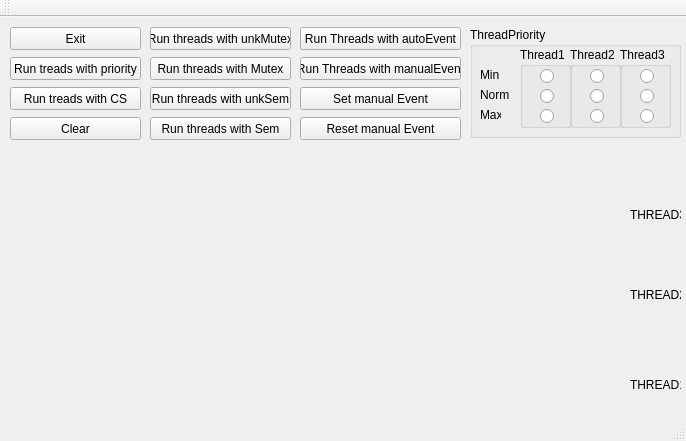
<?xml version="1.0" encoding="UTF-8"?>
<ui version="4.0">
 <class>MainWindow</class>
 <widget class="QMainWindow" name="MainWindow">
  <property name="geometry">
   <rect>
    <x>0</x>
    <y>0</y>
    <width>686</width>
    <height>441</height>
   </rect>
  </property>
  <property name="sizePolicy">
   <sizepolicy hsizetype="Fixed" vsizetype="Fixed">
    <horstretch>0</horstretch>
    <verstretch>0</verstretch>
   </sizepolicy>
  </property>
  <property name="windowTitle">
   <string>MainWindow</string>
  </property>
  <widget class="QWidget" name="centralWidget">
   <widget class="QPushButton" name="pushButtonWithOutBlocks">
    <property name="geometry">
     <rect>
      <x>10</x>
      <y>40</y>
      <width>131</width>
      <height>23</height>
     </rect>
    </property>
    <property name="text">
     <string>Run treads with priority</string>
    </property>
   </widget>
   <widget class="QGroupBox" name="groupBoxPriority">
    <property name="geometry">
     <rect>
      <x>470</x>
      <y>10</y>
      <width>211</width>
      <height>111</height>
     </rect>
    </property>
    <property name="title">
     <string>ThreadPriority</string>
    </property>
    <widget class="QGroupBox" name="groupBox">
     <property name="geometry">
      <rect>
       <x>50</x>
       <y>20</y>
       <width>51</width>
       <height>81</height>
      </rect>
     </property>
     <property name="title">
      <string>Thread1</string>
     </property>
     <widget class="QRadioButton" name="radioButton">
      <property name="geometry">
       <rect>
        <x>20</x>
        <y>20</y>
        <width>16</width>
        <height>18</height>
       </rect>
      </property>
      <property name="text">
       <string/>
      </property>
     </widget>
     <widget class="QRadioButton" name="radioButton_2">
      <property name="geometry">
       <rect>
        <x>20</x>
        <y>40</y>
        <width>16</width>
        <height>18</height>
       </rect>
      </property>
      <property name="text">
       <string/>
      </property>
     </widget>
     <widget class="QRadioButton" name="radioButton_3">
      <property name="geometry">
       <rect>
        <x>20</x>
        <y>60</y>
        <width>16</width>
        <height>18</height>
       </rect>
      </property>
      <property name="text">
       <string/>
      </property>
     </widget>
    </widget>
    <widget class="QGroupBox" name="groupBox_2">
     <property name="geometry">
      <rect>
       <x>100</x>
       <y>20</y>
       <width>51</width>
       <height>81</height>
      </rect>
     </property>
     <property name="title">
      <string>Thread2</string>
     </property>
     <widget class="QRadioButton" name="radioButton_4">
      <property name="geometry">
       <rect>
        <x>20</x>
        <y>40</y>
        <width>16</width>
        <height>18</height>
       </rect>
      </property>
      <property name="text">
       <string/>
      </property>
     </widget>
     <widget class="QRadioButton" name="radioButton_5">
      <property name="geometry">
       <rect>
        <x>20</x>
        <y>60</y>
        <width>16</width>
        <height>18</height>
       </rect>
      </property>
      <property name="text">
       <string/>
      </property>
     </widget>
     <widget class="QRadioButton" name="radioButton_6">
      <property name="geometry">
       <rect>
        <x>20</x>
        <y>20</y>
        <width>16</width>
        <height>18</height>
       </rect>
      </property>
      <property name="text">
       <string/>
      </property>
     </widget>
    </widget>
    <widget class="QGroupBox" name="groupBox_3">
     <property name="geometry">
      <rect>
       <x>150</x>
       <y>20</y>
       <width>51</width>
       <height>81</height>
      </rect>
     </property>
     <property name="title">
      <string>Thread3</string>
     </property>
     <widget class="QRadioButton" name="radioButton_7">
      <property name="geometry">
       <rect>
        <x>20</x>
        <y>40</y>
        <width>16</width>
        <height>18</height>
       </rect>
      </property>
      <property name="text">
       <string/>
      </property>
     </widget>
     <widget class="QRadioButton" name="radioButton_8">
      <property name="geometry">
       <rect>
        <x>20</x>
        <y>60</y>
        <width>16</width>
        <height>18</height>
       </rect>
      </property>
      <property name="text">
       <string/>
      </property>
     </widget>
     <widget class="QRadioButton" name="radioButton_9">
      <property name="geometry">
       <rect>
        <x>20</x>
        <y>20</y>
        <width>16</width>
        <height>18</height>
       </rect>
      </property>
      <property name="text">
       <string/>
      </property>
     </widget>
    </widget>
    <widget class="QLabel" name="label">
     <property name="geometry">
      <rect>
       <x>10</x>
       <y>40</y>
       <width>21</width>
       <height>16</height>
      </rect>
     </property>
     <property name="text">
      <string>Min</string>
     </property>
    </widget>
    <widget class="QLabel" name="label_2">
     <property name="geometry">
      <rect>
       <x>10</x>
       <y>60</y>
       <width>31</width>
       <height>16</height>
      </rect>
     </property>
     <property name="text">
      <string>Norm</string>
     </property>
    </widget>
    <widget class="QLabel" name="label_3">
     <property name="geometry">
      <rect>
       <x>10</x>
       <y>80</y>
       <width>21</width>
       <height>16</height>
      </rect>
     </property>
     <property name="text">
      <string>Max</string>
     </property>
    </widget>
   </widget>
   <widget class="QPushButton" name="pushButton">
    <property name="geometry">
     <rect>
      <x>10</x>
      <y>70</y>
      <width>131</width>
      <height>23</height>
     </rect>
    </property>
    <property name="text">
     <string>Run treads with CS</string>
    </property>
   </widget>
   <widget class="QPushButton" name="pushButton_2">
    <property name="geometry">
     <rect>
      <x>10</x>
      <y>10</y>
      <width>131</width>
      <height>23</height>
     </rect>
    </property>
    <property name="text">
     <string>Exit</string>
    </property>
   </widget>
   <widget class="QPushButton" name="pushButton_3">
    <property name="geometry">
     <rect>
      <x>10</x>
      <y>100</y>
      <width>131</width>
      <height>23</height>
     </rect>
    </property>
    <property name="text">
     <string>Clear</string>
    </property>
   </widget>
   <widget class="QPushButton" name="pushButton_4">
    <property name="geometry">
     <rect>
      <x>150</x>
      <y>10</y>
      <width>141</width>
      <height>23</height>
     </rect>
    </property>
    <property name="text">
     <string>Run threads with unkMutex</string>
    </property>
   </widget>
   <widget class="QLabel" name="label_4">
    <property name="geometry">
     <rect>
      <x>630</x>
      <y>360</y>
      <width>51</width>
      <height>16</height>
     </rect>
    </property>
    <property name="text">
     <string>THREAD1</string>
    </property>
   </widget>
   <widget class="QLabel" name="label_5">
    <property name="geometry">
     <rect>
      <x>630</x>
      <y>270</y>
      <width>51</width>
      <height>16</height>
     </rect>
    </property>
    <property name="text">
     <string>THREAD2</string>
    </property>
   </widget>
   <widget class="QLabel" name="label_6">
    <property name="geometry">
     <rect>
      <x>630</x>
      <y>190</y>
      <width>51</width>
      <height>16</height>
     </rect>
    </property>
    <property name="text">
     <string>THREAD3</string>
    </property>
   </widget>
   <widget class="QPushButton" name="pushButton_5">
    <property name="geometry">
     <rect>
      <x>150</x>
      <y>40</y>
      <width>141</width>
      <height>23</height>
     </rect>
    </property>
    <property name="text">
     <string>Run threads with Mutex</string>
    </property>
   </widget>
   <widget class="QPushButton" name="pushButton_6">
    <property name="geometry">
     <rect>
      <x>150</x>
      <y>70</y>
      <width>141</width>
      <height>23</height>
     </rect>
    </property>
    <property name="text">
     <string>Run threads with unkSem</string>
    </property>
   </widget>
   <widget class="QPushButton" name="pushButton_7">
    <property name="geometry">
     <rect>
      <x>150</x>
      <y>100</y>
      <width>141</width>
      <height>23</height>
     </rect>
    </property>
    <property name="text">
     <string>Run threads with Sem</string>
    </property>
   </widget>
   <widget class="QPushButton" name="pushButton_8">
    <property name="geometry">
     <rect>
      <x>300</x>
      <y>10</y>
      <width>161</width>
      <height>23</height>
     </rect>
    </property>
    <property name="text">
     <string>Run Threads with autoEvent</string>
    </property>
   </widget>
   <widget class="QPushButton" name="pushButton_9">
    <property name="geometry">
     <rect>
      <x>300</x>
      <y>40</y>
      <width>161</width>
      <height>23</height>
     </rect>
    </property>
    <property name="text">
     <string>Run Threads with manualEvent</string>
    </property>
   </widget>
   <widget class="QPushButton" name="pushButton_10">
    <property name="geometry">
     <rect>
      <x>300</x>
      <y>70</y>
      <width>161</width>
      <height>23</height>
     </rect>
    </property>
    <property name="text">
     <string>Set manual Event</string>
    </property>
   </widget>
   <widget class="QPushButton" name="pushButton_11">
    <property name="geometry">
     <rect>
      <x>300</x>
      <y>100</y>
      <width>161</width>
      <height>23</height>
     </rect>
    </property>
    <property name="text">
     <string>Reset manual Event</string>
    </property>
   </widget>
  </widget>
  <widget class="QMenuBar" name="menuBar">
   <property name="geometry">
    <rect>
     <x>0</x>
     <y>0</y>
     <width>686</width>
     <height>18</height>
    </rect>
   </property>
  </widget>
  <widget class="QToolBar" name="mainToolBar">
   <attribute name="toolBarArea">
    <enum>TopToolBarArea</enum>
   </attribute>
   <attribute name="toolBarBreak">
    <bool>false</bool>
   </attribute>
  </widget>
  <widget class="QStatusBar" name="statusBar"/>
 </widget>
 <layoutdefault spacing="6" margin="11"/>
 <resources/>
 <connections>
  <connection>
   <sender>pushButton_2</sender>
   <signal>clicked()</signal>
   <receiver>MainWindow</receiver>
   <slot>close()</slot>
   <hints>
    <hint type="sourcelabel">
     <x>75</x>
     <y>43</y>
    </hint>
    <hint type="destinationlabel">
     <x>309</x>
     <y>220</y>
    </hint>
   </hints>
  </connection>
 </connections>
</ui>
